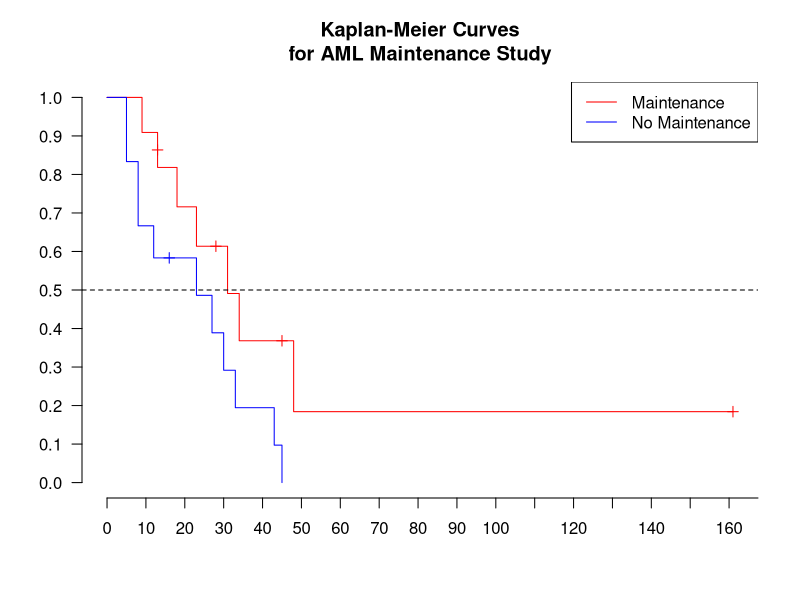

Recreate this plot in R.
## ---- chunk 1
# change working directory: should be the directory containg the Markdown files:
#setwd("~/courses/cruk/SurvivalAnalysis/201907/tex/sc/")
#setwd("/Volumes/Files/courses/cruk/SurvivalAnalysis/201907/tex/sc")

## ---- chunk 2
library(survival)
aml
## ---- chunk 3
leukemia.surv <- survfit(Surv(time, status) ~ x, data = aml) 
plot(leukemia.surv, col=c("red","blue"), 
     mark.time=TRUE,
     conf.int=FALSE,
     axes=FALSE)
axis(1,seq(0,200,10))
axis(2,seq(0,1,.1),las=2)
legend("topright", c("Maintenance", "No Maintenance"),lty=c(1,1), col=c("red","blue")) 
title("Kaplan-Meier Curves\nfor AML Maintenance Study") 
# 
abline(h=0.5,lty=2)
## ---- chunk 4
survdiff(Surv(time, status) ~ x, data = aml) 
## ---- chunk 5
# Fit a stratified model 
fit = coxph(Surv(time, status) ~ x,data=aml)
summary(fit)
